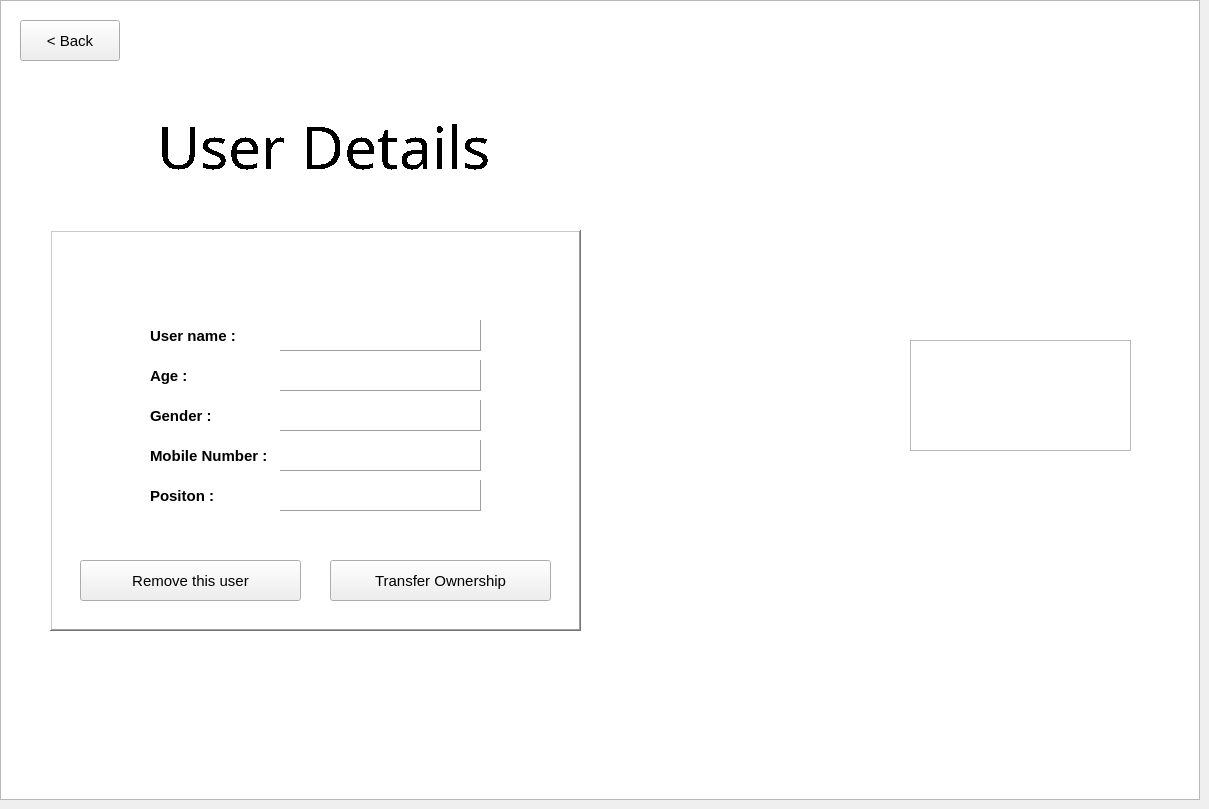
    <widget class="QWidget" name="userInformation">
     <widget class="QGraphicsView" name="graphicsView_21">
      <property name="geometry">
       <rect>
        <x>0</x>
        <y>0</y>
        <width>1200</width>
        <height>800</height>
       </rect>
      </property>
      <property name="styleSheet">
       <string notr="true">border-image: url(:/new/prefix1/sdasd.jpg);</string>
      </property>
     </widget>
     <widget class="QGraphicsView" name="graphicsView_22">
      <property name="geometry">
       <rect>
        <x>910</x>
        <y>340</y>
        <width>221</width>
        <height>111</height>
       </rect>
      </property>
      <property name="styleSheet">
       <string notr="true">border-image: url(:/new/prefix1/logo.png);</string>
      </property>
     </widget>
     <widget class="QPushButton" name="userDetailsBackButton">
      <property name="geometry">
       <rect>
        <x>20</x>
        <y>20</y>
        <width>100</width>
        <height>41</height>
       </rect>
      </property>
      <property name="font">
       <font>
        <pointsize>11</pointsize>
        <weight>50</weight>
        <bold>false</bold>
       </font>
      </property>
      <property name="text">
       <string>&lt; Back</string>
      </property>
     </widget>
     <widget class="QPushButton" name="removeUserButton">
      <property name="geometry">
       <rect>
        <x>80</x>
        <y>560</y>
        <width>221</width>
        <height>41</height>
       </rect>
      </property>
      <property name="font">
       <font>
        <pointsize>11</pointsize>
        <weight>50</weight>
        <bold>false</bold>
       </font>
      </property>
      <property name="text">
       <string>Remove this user</string>
      </property>
     </widget>
     <widget class="QGraphicsView" name="graphicsView_23">
      <property name="geometry">
       <rect>
        <x>50</x>
        <y>230</y>
        <width>531</width>
        <height>401</height>
       </rect>
      </property>
      <property name="font">
       <font>
        <pointsize>11</pointsize>
        <weight>75</weight>
        <bold>true</bold>
       </font>
      </property>
      <property name="styleSheet">
       <string notr="true"/>
      </property>
      <property name="frameShape">
       <enum>QFrame::WinPanel</enum>
      </property>
      <property name="frameShadow">
       <enum>QFrame::Raised</enum>
      </property>
     </widget>
     <widget class="QPushButton" name="transferOwnershipButton">
      <property name="geometry">
       <rect>
        <x>330</x>
        <y>560</y>
        <width>221</width>
        <height>41</height>
       </rect>
      </property>
      <property name="font">
       <font>
        <pointsize>11</pointsize>
        <weight>50</weight>
        <bold>false</bold>
       </font>
      </property>
      <property name="text">
       <string>Transfer Ownership</string>
      </property>
     </widget>
     <widget class="QLabel" name="label_16">
      <property name="geometry">
       <rect>
        <x>150</x>
        <y>320</y>
        <width>131</width>
        <height>31</height>
       </rect>
      </property>
      <property name="font">
       <font>
        <pointsize>11</pointsize>
        <weight>75</weight>
        <bold>true</bold>
       </font>
      </property>
      <property name="styleSheet">
       <string notr="true"/>
      </property>
      <property name="text">
       <string>User name :</string>
      </property>
     </widget>
     <widget class="QLabel" name="label_17">
      <property name="geometry">
       <rect>
        <x>150</x>
        <y>400</y>
        <width>131</width>
        <height>31</height>
       </rect>
      </property>
      <property name="font">
       <font>
        <pointsize>11</pointsize>
        <weight>75</weight>
        <bold>true</bold>
       </font>
      </property>
      <property name="styleSheet">
       <string notr="true"/>
      </property>
      <property name="text">
       <string>Gender : </string>
      </property>
     </widget>
     <widget class="QLabel" name="userNameLableDetails">
      <property name="geometry">
       <rect>
        <x>280</x>
        <y>320</y>
        <width>201</width>
        <height>31</height>
       </rect>
      </property>
      <property name="font">
       <font>
        <pointsize>11</pointsize>
        <weight>50</weight>
        <bold>false</bold>
       </font>
      </property>
      <property name="styleSheet">
       <string notr="true"/>
      </property>
      <property name="frameShape">
       <enum>QFrame::Panel</enum>
      </property>
      <property name="frameShadow">
       <enum>QFrame::Raised</enum>
      </property>
      <property name="text">
       <string/>
      </property>
     </widget>
     <widget class="QLabel" name="userGenderLableDetails">
      <property name="geometry">
       <rect>
        <x>280</x>
        <y>400</y>
        <width>201</width>
        <height>31</height>
       </rect>
      </property>
      <property name="font">
       <font>
        <pointsize>11</pointsize>
        <weight>50</weight>
        <bold>false</bold>
       </font>
      </property>
      <property name="styleSheet">
       <string notr="true"/>
      </property>
      <property name="frameShape">
       <enum>QFrame::Panel</enum>
      </property>
      <property name="frameShadow">
       <enum>QFrame::Raised</enum>
      </property>
      <property name="text">
       <string/>
      </property>
     </widget>
     <widget class="QLabel" name="userGenderViewLable">
      <property name="geometry">
       <rect>
        <x>279</x>
        <y>237</y>
        <width>71</width>
        <height>71</height>
       </rect>
      </property>
      <property name="styleSheet">
       <string notr="true"/>
      </property>
      <property name="text">
       <string/>
      </property>
     </widget>
     <widget class="QLabel" name="label_21">
      <property name="geometry">
       <rect>
        <x>24</x>
        <y>110</y>
        <width>600</width>
        <height>71</height>
       </rect>
      </property>
      <property name="font">
       <font>
        <family>Stencil</family>
        <pointsize>44</pointsize>
        <weight>50</weight>
        <bold>false</bold>
        <strikeout>false</strikeout>
        <stylestrategy>NoAntialias</stylestrategy>
        <kerning>true</kerning>
       </font>
      </property>
      <property name="styleSheet">
       <string notr="true">color: rgb(255, 255, 255);
color: rgb(0, 0, 0);</string>
      </property>
      <property name="text">
       <string>User Details</string>
      </property>
      <property name="alignment">
       <set>Qt::AlignCenter</set>
      </property>
     </widget>
     <widget class="QLabel" name="label_19">
      <property name="geometry">
       <rect>
        <x>150</x>
        <y>360</y>
        <width>131</width>
        <height>31</height>
       </rect>
      </property>
      <property name="font">
       <font>
        <pointsize>11</pointsize>
        <weight>75</weight>
        <bold>true</bold>
       </font>
      </property>
      <property name="styleSheet">
       <string notr="true"/>
      </property>
      <property name="text">
       <string>Age : </string>
      </property>
     </widget>
     <widget class="QLabel" name="label_22">
      <property name="geometry">
       <rect>
        <x>150</x>
        <y>440</y>
        <width>131</width>
        <height>31</height>
       </rect>
      </property>
      <property name="font">
       <font>
        <pointsize>11</pointsize>
        <weight>75</weight>
        <bold>true</bold>
       </font>
      </property>
      <property name="styleSheet">
       <string notr="true"/>
      </property>
      <property name="text">
       <string>Mobile Number :</string>
      </property>
     </widget>
     <widget class="QLabel" name="userAgeLableDetails">
      <property name="geometry">
       <rect>
        <x>280</x>
        <y>360</y>
        <width>201</width>
        <height>31</height>
       </rect>
      </property>
      <property name="font">
       <font>
        <pointsize>11</pointsize>
        <weight>50</weight>
        <bold>false</bold>
       </font>
      </property>
      <property name="styleSheet">
       <string notr="true"/>
      </property>
      <property name="frameShape">
       <enum>QFrame::Panel</enum>
      </property>
      <property name="frameShadow">
       <enum>QFrame::Raised</enum>
      </property>
      <property name="text">
       <string/>
      </property>
     </widget>
     <widget class="QLabel" name="userMobileNumberLableDetails">
      <property name="geometry">
       <rect>
        <x>280</x>
        <y>440</y>
        <width>201</width>
        <height>31</height>
       </rect>
      </property>
      <property name="font">
       <font>
        <pointsize>11</pointsize>
        <weight>50</weight>
        <bold>false</bold>
       </font>
      </property>
      <property name="styleSheet">
       <string notr="true"/>
      </property>
      <property name="frameShape">
       <enum>QFrame::Panel</enum>
      </property>
      <property name="frameShadow">
       <enum>QFrame::Raised</enum>
      </property>
      <property name="text">
       <string/>
      </property>
     </widget>
     <widget class="QLabel" name="label_23">
      <property name="geometry">
       <rect>
        <x>150</x>
        <y>480</y>
        <width>131</width>
        <height>31</height>
       </rect>
      </property>
      <property name="font">
       <font>
        <pointsize>11</pointsize>
        <weight>75</weight>
        <bold>true</bold>
       </font>
      </property>
      <property name="styleSheet">
       <string notr="true"/>
      </property>
      <property name="text">
       <string>Positon : </string>
      </property>
     </widget>
     <widget class="QLabel" name="userPositonDetails">
      <property name="geometry">
       <rect>
        <x>280</x>
        <y>480</y>
        <width>201</width>
        <height>31</height>
       </rect>
      </property>
      <property name="font">
       <font>
        <pointsize>11</pointsize>
        <weight>50</weight>
        <bold>false</bold>
       </font>
      </property>
      <property name="styleSheet">
       <string notr="true"/>
      </property>
      <property name="frameShape">
       <enum>QFrame::Panel</enum>
      </property>
      <property name="frameShadow">
       <enum>QFrame::Raised</enum>
      </property>
      <property name="text">
       <string/>
      </property>
     </widget>
     <zorder>graphicsView_21</zorder>
     <zorder>graphicsView_23</zorder>
     <zorder>graphicsView_22</zorder>
     <zorder>userDetailsBackButton</zorder>
     <zorder>removeUserButton</zorder>
     <zorder>transferOwnershipButton</zorder>
     <zorder>label_16</zorder>
     <zorder>label_17</zorder>
     <zorder>userNameLableDetails</zorder>
     <zorder>userGenderLableDetails</zorder>
     <zorder>userGenderViewLable</zorder>
     <zorder>label_21</zorder>
     <zorder>label_19</zorder>
     <zorder>label_22</zorder>
     <zorder>userAgeLableDetails</zorder>
     <zorder>userMobileNumberLableDetails</zorder>
     <zorder>label_23</zorder>
     <zorder>userPositonDetails</zorder>
    </widget>
